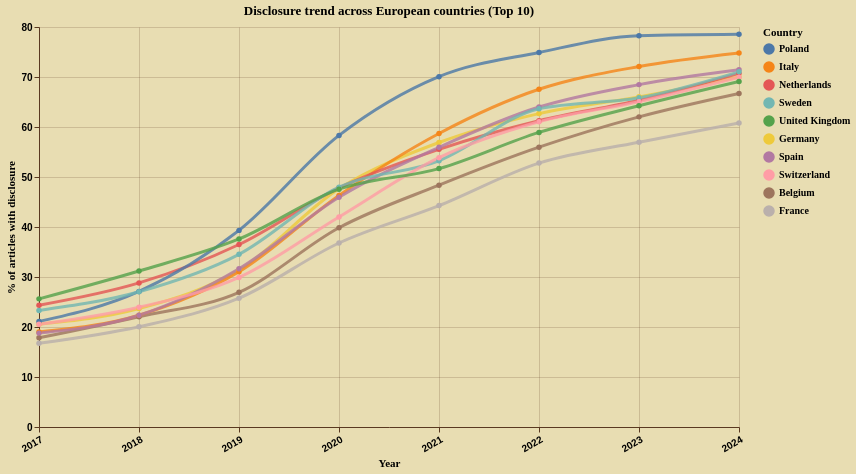

Describe this chart as a Vega-Lite specification.
### Vega-Lite specification from a JSON file in a GitHub repository (floating-point values rounded to 4 significant figures)
{"$schema": "https://vega.github.io/schema/vega-lite/v5.20.1.json", "config": {"area": {"color": "#6b4a32", "opacity": 0.8}, "axis": {"domainColor": "#5a3921", "gridColor": "#5a3921", "gridOpacity": 0.2, "labelColor": "black", "labelFontWeight": "bold", "tickColor": "#5a3921", "titleColor": "black", "titleFont": "EB Garamond"}, "background": "#e8ddb2", "bar": {"color": "#6b4a32", "opacity": 0.8}, "legend": {"labelColor": "black", "labelFont": "EB Garamond", "labelFontWeight": "bold", "titleColor": "black", "titleFont": "EB Garamond", "titleFontWeight": "bold"}, "line": {"color": "#6b4a32", "opacity": 0.8}, "mark": {"color": "#6b4a32", "opacity": 0.8}, "point": {"color": "#6b4a32", "opacity": 0.8}, "title": {"color": "black", "font": "EB Garamond"}, "view": {"height": 250, "stroke": null, "width": 350}}, "data": {"name": "data-9ade968d586bf28801991de81eb15d06"}, "datasets": {"data-9ade968d586bf28801991de81eb15d06": [{"Year": 2017, "disclosure_percent": 17.84, "n_articles": 13333, "normalized_countries": "Belgium"}, {"Year": 2018, "disclosure_percent": 22.06, "n_articles": 13718, "normalized_countries": "Belgium"}, {"Year": 2019, "disclosure_percent": 26.94, "n_articles": 13978, "normalized_countries": "Belgium"}, {"Year": 2020, "disclosure_percent": 39.85, "n_articles": 16518, "normalized_countries": "Belgium"}, {"Year": 2021, "disclosure_percent": 48.37, "n_articles": 16948, "normalized_countries": "Belgium"}, {"Year": 2022, "disclosure_percent": 55.96, "n_articles": 15393, "normalized_countries": "Belgium"}, {"Year": 2023, "disclosure_percent": 62.03, "n_articles": 14968, "normalized_countries": "Belgium"}, {"Year": 2024, "disclosure_percent": 66.7, "n_articles": 13299, "normalized_countries": "Belgium"}, {"Year": 2017, "disclosure_percent": 16.73, "n_articles": 40817, "normalized_countries": "France"}, {"Year": 2018, "disclosure_percent": 20.05, "n_articles": 40342, "normalized_countries": "France"}, {"Year": 2019, "disclosure_percent": 25.76, "n_articles": 41446, "normalized_countries": "France"}, {"Year": 2020, "disclosure_percent": 36.8, "n_articles": 47152, "normalized_countries": "France"}, {"Year": 2021, "disclosure_percent": 44.28, "n_articles": 46829, "normalized_countries": "France"}, {"Year": 2022, "disclosure_percent": 52.79, "n_articles": 43536, "normalized_countries": "France"}, {"Year": 2023, "disclosure_percent": 56.96, "n_articles": 40657, "normalized_countries": "France"}, {"Year": 2024, "disclosure_percent": 60.78, "n_articles": 36139, "normalized_countries": "France"}, {"Year": 2017, "disclosure_percent": 20.57, "n_articles": 56383, "normalized_countries": "Germany"}, {"Year": 2018, "disclosure_percent": 23.68, "n_articles": 57642, "normalized_countries": "Germany"}, {"Year": 2019, "disclosure_percent": 31.42, "n_articles": 58524, "normalized_countries": "Germany"}, {"Year": 2020, "disclosure_percent": 47.68, "n_articles": 65274, "normalized_countries": "Germany"}, {"Year": 2021, "disclosure_percent": 56.9, "n_articles": 70892, "normalized_countries": "Germany"}, {"Year": 2022, "disclosure_percent": 62.68, "n_articles": 65963, "normalized_countries": "Germany"}, {"Year": 2023, "disclosure_percent": 66.03, "n_articles": 61233, "normalized_countries": "Germany"}, {"Year": 2024, "disclosure_percent": 70.02, "n_articles": 56192, "normalized_countries": "Germany"}, {"Year": 2017, "disclosure_percent": 19.0, "n_articles": 46565, "normalized_countries": "Italy"}, {"Year": 2018, "disclosure_percent": 22.36, "n_articles": 48481, "normalized_countries": "Italy"}, {"Year": 2019, "disclosure_percent": 31.03, "n_articles": 52819, "normalized_countries": "Italy"}, {"Year": 2020, "disclosure_percent": 46.32, "n_articles": 68558, "normalized_countries": "Italy"}, {"Year": 2021, "disclosure_percent": 58.71, "n_articles": 70319, "normalized_countries": "Italy"}, {"Year": 2022, "disclosure_percent": 67.55, "n_articles": 66897, "normalized_countries": "Italy"}, {"Year": 2023, "disclosure_percent": 72.08, "n_articles": 62751, "normalized_countries": "Italy"}, {"Year": 2024, "disclosure_percent": 74.79, "n_articles": 58822, "normalized_countries": "Italy"}, {"Year": 2017, "disclosure_percent": 24.36, "n_articles": 27648, "normalized_countries": "Netherlands"}, {"Year": 2018, "disclosure_percent": 28.82, "n_articles": 28029, "normalized_countries": "Netherlands"}, {"Year": 2019, "disclosure_percent": 36.5, "n_articles": 28191, "normalized_countries": "Netherlands"}, {"Year": 2020, "disclosure_percent": 47.82, "n_articles": 31440, "normalized_countries": "Netherlands"}, {"Year": 2021, "disclosure_percent": 55.54, "n_articles": 33078, "normalized_countries": "Netherlands"}, {"Year": 2022, "disclosure_percent": 61.25, "n_articles": 30575, "normalized_countries": "Netherlands"}, {"Year": 2023, "disclosure_percent": 65.34, "n_articles": 28229, "normalized_countries": "Netherlands"}, {"Year": 2024, "disclosure_percent": 70.73, "n_articles": 25104, "normalized_countries": "Netherlands"}, {"Year": 2017, "disclosure_percent": 21.12, "n_articles": 13331, "normalized_countries": "Poland"}, {"Year": 2018, "disclosure_percent": 27.11, "n_articles": 14265, "normalized_countries": "Poland"}, {"Year": 2019, "disclosure_percent": 39.32, "n_articles": 15525, "normalized_countries": "Poland"}, {"Year": 2020, "disclosure_percent": 58.32, "n_articles": 20348, "normalized_countries": "Poland"}, {"Year": 2021, "disclosure_percent": 70.07, "n_articles": 22984, "normalized_countries": "Poland"}, {"Year": 2022, "disclosure_percent": 74.9, "n_articles": 21315, "normalized_countries": "Poland"}, {"Year": 2023, "disclosure_percent": 78.27, "n_articles": 19387, "normalized_countries": "Poland"}, {"Year": 2024, "disclosure_percent": 78.56, "n_articles": 18624, "normalized_countries": "Poland"}, {"Year": 2017, "disclosure_percent": 18.78, "n_articles": 31264, "normalized_countries": "Spain"}, {"Year": 2018, "disclosure_percent": 22.35, "n_articles": 32890, "normalized_countries": "Spain"}, {"Year": 2019, "disclosure_percent": 31.65, "n_articles": 35042, "normalized_countries": "Spain"}, {"Year": 2020, "disclosure_percent": 45.95, "n_articles": 43264, "normalized_countries": "Spain"}, {"Year": 2021, "disclosure_percent": 55.94, "n_articles": 46384, "normalized_countries": "Spain"}, {"Year": 2022, "disclosure_percent": 63.99, "n_articles": 43043, "normalized_countries": "Spain"}, {"Year": 2023, "disclosure_percent": 68.48, "n_articles": 41265, "normalized_countries": "Spain"}, {"Year": 2024, "disclosure_percent": 71.43, "n_articles": 37227, "normalized_countries": "Spain"}, {"Year": 2017, "disclosure_percent": 23.31, "n_articles": 16269, "normalized_countries": "Sweden"}, {"Year": 2018, "disclosure_percent": 27.05, "n_articles": 16243, "normalized_countries": "Sweden"}, {"Year": 2019, "disclosure_percent": 34.53, "n_articles": 16957, "normalized_countries": "Sweden"}, {"Year": 2020, "disclosure_percent": 47.96, "n_articles": 18656, "normalized_countries": "Sweden"}, {"Year": 2021, "disclosure_percent": 53.24, "n_articles": 19249, "normalized_countries": "Sweden"}, {"Year": 2022, "disclosure_percent": 63.65, "n_articles": 17588, "normalized_countries": "Sweden"}, {"Year": 2023, "disclosure_percent": 65.83, "n_articles": 16337, "normalized_countries": "Sweden"}, {"Year": 2024, "disclosure_percent": 71.03, "n_articles": 15148, "normalized_countries": "Sweden"}, {"Year": 2017, "disclosure_percent": 20.53, "n_articles": 10861, "normalized_countries": "Switzerland"}, {"Year": 2018, "disclosure_percent": 23.96, "n_articles": 18976, "normalized_countries": "Switzerland"}, {"Year": 2019, "disclosure_percent": 29.91, "n_articles": 20065, "normalized_countries": "Switzerland"}, {"Year": 2020, "disclosure_percent": 42.02, "n_articles": 23367, "normalized_countries": "Switzerland"}, {"Year": 2021, "disclosure_percent": 53.87, "n_articles": 24626, "normalized_countries": "Switzerland"}, {"Year": 2022, "disclosure_percent": 61.04, "n_articles": 23142, "normalized_countries": "Switzerland"}, {"Year": 2023, "disclosure_percent": 65.06, "n_articles": 21668, "normalized_countries": "Switzerland"}, {"Year": 2024, "disclosure_percent": 69.95, "n_articles": 19927, "normalized_countries": "Switzerland"}, {"Year": 2017, "disclosure_percent": 25.63, "n_articles": 62215, "normalized_countries": "United Kingdom"}, {"Year": 2018, "disclosure_percent": 31.2, "n_articles": 63805, "normalized_countries": "United Kingdom"}, {"Year": 2019, "disclosure_percent": 37.6, "n_articles": 63928, "normalized_countries": "United Kingdom"}, {"Year": 2020, "disclosure_percent": 47.56, "n_articles": 71804, "normalized_countries": "United Kingdom"}, {"Year": 2021, "disclosure_percent": 51.69, "n_articles": 77059, "normalized_countries": "United Kingdom"}, {"Year": 2022, "disclosure_percent": 58.92, "n_articles": 69168, "normalized_countries": "United Kingdom"}, {"Year": 2023, "disclosure_percent": 64.25, "n_articles": 63761, "normalized_countries": "United Kingdom"}, {"Year": 2024, "disclosure_percent": 69.1, "n_articles": 58164, "normalized_countries": "United Kingdom"}]}, "encoding": {"color": {"field": "normalized_countries", "sort": ["Poland", "Italy", "Netherlands", "Sweden", "United Kingdom", "Germany", "Spain", "Switzerland", "Belgium", "France"], "title": "Country", "type": "nominal"}, "tooltip": [{"field": "normalized_countries", "title": "Country", "type": "nominal"}, {"field": "Year", "title": "Year", "type": "quantitative"}, {"field": "disclosure_percent", "format": ".1f", "title": "% disclosure", "type": "quantitative"}, {"field": "n_articles", "title": "N. of articles", "type": "quantitative"}], "x": {"axis": {"format": "d", "labelAngle": -30, "labelFontWeight": "bold"}, "field": "Year", "title": "Year", "type": "quantitative"}, "y": {"field": "disclosure_percent", "title": "% of articles with disclosure", "type": "quantitative"}}, "height": 400, "mark": {"interpolate": "monotone", "point": true, "size": 3, "type": "line"}, "title": "Disclosure trend across European countries (Top 10)", "width": 700}
